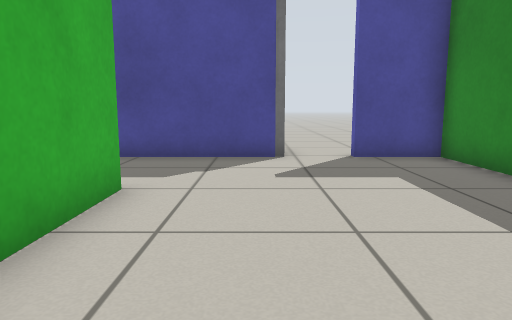
view 1 (above)

12 first-person views from a walk through a world built for the Gazebo simulator. The camera is 0.61 m above the floor, tilts 8° down and sees 70° across. The floor is counted in squares, 0.5 m on a side. Each view is taken from the middle of a square. On the plan, view 1 faces up. The plan holds only what a view shows up to about 14 squares ahead; the rest is blank.

view 2
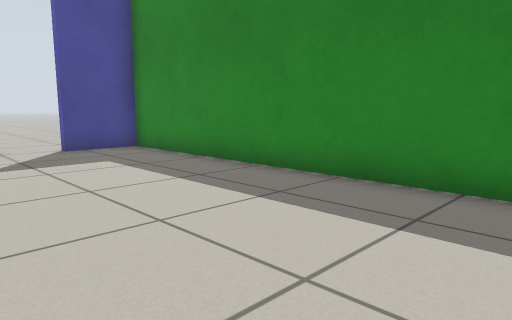

view 3
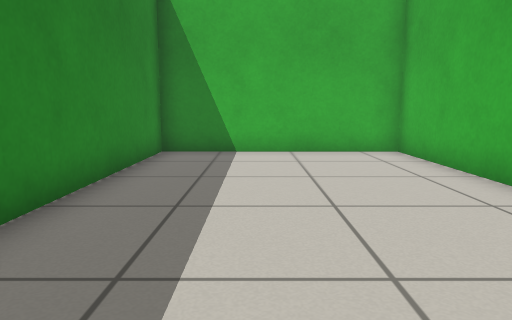

view 4
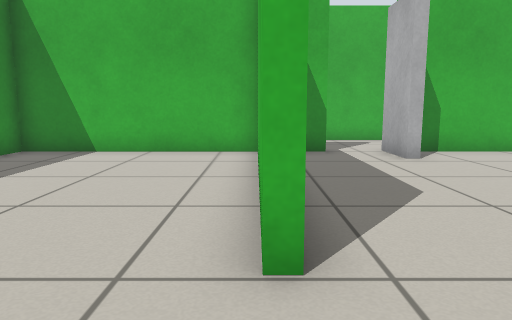

view 5
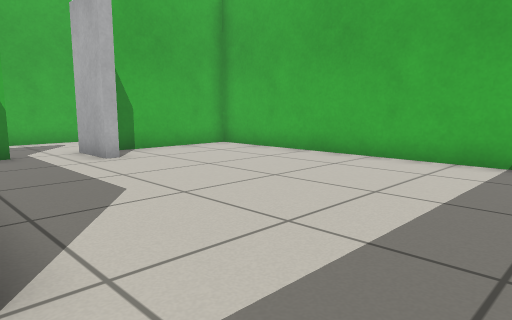

view 6
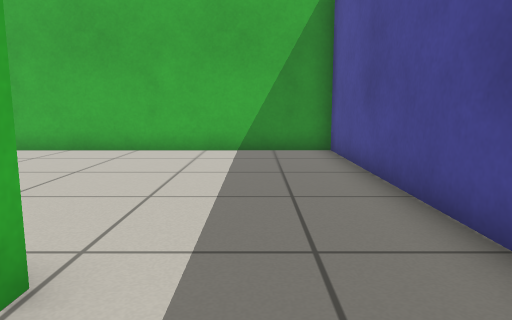

view 7
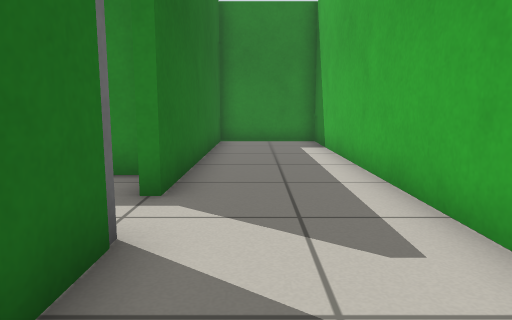

view 8
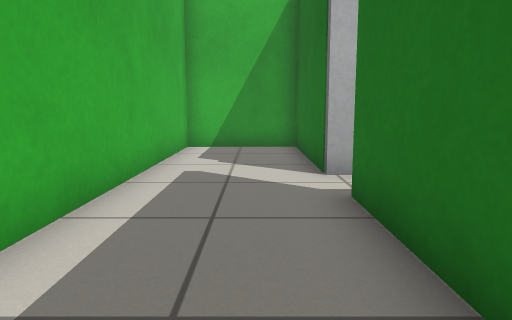

view 9
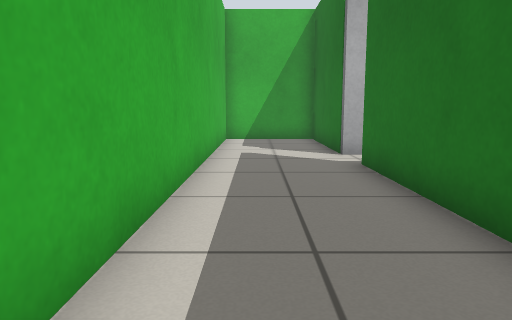

view 10
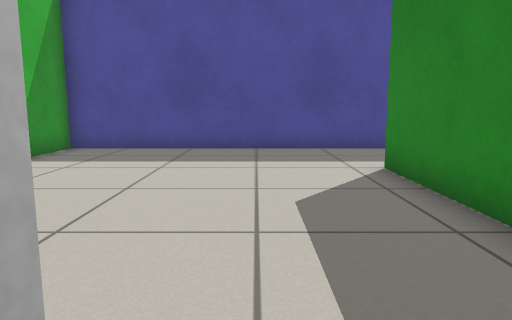

view 11
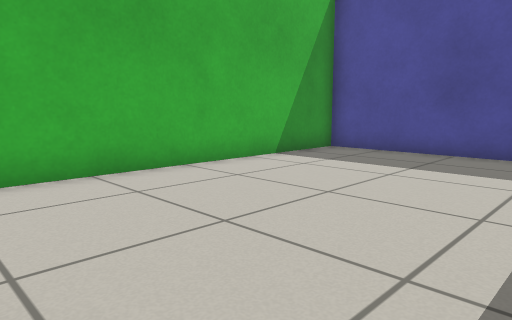

view 12
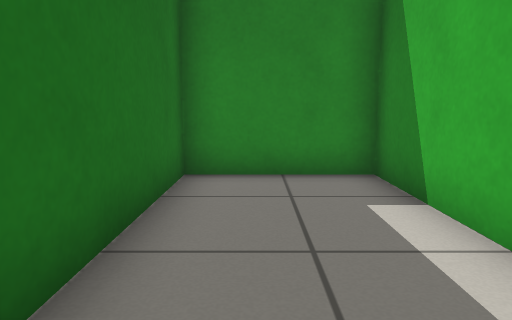

### Floor plan
Points are (right, up) in squares from view 1. A wall is a line through its corners. A room is listed if a view was taken in it or the views show most of it. See-through windows are left out.
Room 1 (views 1, 2, 3, 6)
walls: (-2, 5.5) (-2, -2.4) (4.7, -2.4) (4.7, 9.2) (2.4, 9.2); (0.5, 9.2) (-1.5, 9.2)
ways out: opening at (-2, 7) to room 2; opening at (1.5, 9)
Room 2 (views 4, 5, 7, 8, 9, 10, 11, 12)
walls: (-2.3, 1.6) (-2.3, 5.5); (-6.4, -2.7) (-10.7, -2.7) (-10.7, -6.2) (4.7, -6.2) (4.7, -2.7) (-4, -2.7) (-4, -2.4) (-3.4, -2.4); (-2.3, -1.9) (-2.3, -1.2); (-1.5, 9.2) (-10.7, 9.2) (-10.7, -2.4) (-6.6, -2.4)
ways out: opening at (-2, 7) to room 1
objects: door leaf (-6, -2) to (-6, -1)

Positions as (right, up) in squares from view 1, and headings:
1: (0, 0), facing up
2: (-1, -2), facing up-right
3: (2, 8), facing down
4: (-2, 8), facing down
5: (-2, 8), facing down-left
6: (0, 7), facing left
7: (-9, -4), facing right
8: (1, -4), facing left
9: (4, -5), facing left
10: (-5, -2), facing up
11: (-4, -1), facing up-left
12: (-2, -4), facing right
